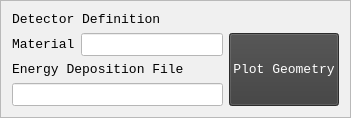
             <widget class="QFrame" name="frame_5">
              <property name="styleSheet">
               <string notr="true">background-color: rgb(240, 240, 240)</string>
              </property>
              <property name="frameShape">
               <enum>QFrame::StyledPanel</enum>
              </property>
              <property name="frameShadow">
               <enum>QFrame::Raised</enum>
              </property>
              <layout class="QVBoxLayout" name="verticalLayout_7">
               <item>
                <widget class="QLabel" name="label_51">
                 <property name="maximumSize">
                  <size>
                   <width>160</width>
                   <height>25</height>
                  </size>
                 </property>
                 <property name="font">
                  <font>
                   <family>Courier New</family>
                   <pointsize>12</pointsize>
                   <weight>50</weight>
                   <italic>false</italic>
                   <bold>false</bold>
                  </font>
                 </property>
                 <property name="styleSheet">
                  <string notr="true">font: 12pt &quot;Courier New&quot;;</string>
                 </property>
                 <property name="text">
                  <string>&lt;html&gt;&lt;head/&gt;&lt;body&gt;&lt;p&gt;&lt;span style=&quot; font-size:10pt;&quot;&gt;Detector Definition&lt;/span&gt;&lt;/p&gt;&lt;/body&gt;&lt;/html&gt;</string>
                 </property>
                </widget>
               </item>
               <item>
                <layout class="QHBoxLayout" name="horizontalLayout_17">
                 <item>
                  <layout class="QVBoxLayout" name="verticalLayout_6" stretch="1,1">
                   <item>
                    <layout class="QHBoxLayout" name="horizontalLayout_16">
                     <item>
                      <widget class="QLabel" name="label_20">
                       <property name="maximumSize">
                        <size>
                         <width>120</width>
                         <height>16777215</height>
                        </size>
                       </property>
                       <property name="font">
                        <font>
                         <family>Courier New</family>
                         <pointsize>10</pointsize>
                         <weight>50</weight>
                         <italic>false</italic>
                         <bold>false</bold>
                        </font>
                       </property>
                       <property name="styleSheet">
                        <string notr="true">font: 10pt &quot;Courier New&quot;;</string>
                       </property>
                       <property name="text">
                        <string>&lt;html&gt;&lt;head/&gt;&lt;body&gt;&lt;p&gt;Material&lt;/p&gt;&lt;/body&gt;&lt;/html&gt;</string>
                       </property>
                      </widget>
                     </item>
                     <item>
                      <widget class="QLineEdit" name="lineEditMaterialFile">
                       <property name="font">
                        <font>
                         <family>Courier New</family>
                         <pointsize>10</pointsize>
                         <weight>50</weight>
                         <italic>false</italic>
                         <bold>false</bold>
                        </font>
                       </property>
                       <property name="styleSheet">
                        <string notr="true">font: 10pt &quot;Courier New&quot;;
background-color: rgb(255, 255, 255);</string>
                       </property>
                       <property name="text">
                        <string/>
                       </property>
                      </widget>
                     </item>
                    </layout>
                   </item>
                   <item>
                    <layout class="QVBoxLayout" name="verticalLayout_5">
                     <item>
                      <widget class="QLabel" name="label_21">
                       <property name="maximumSize">
                        <size>
                         <width>200</width>
                         <height>25</height>
                        </size>
                       </property>
                       <property name="font">
                        <font>
                         <family>Courier New</family>
                         <pointsize>10</pointsize>
                         <weight>50</weight>
                         <italic>false</italic>
                         <bold>false</bold>
                        </font>
                       </property>
                       <property name="styleSheet">
                        <string notr="true">font: 10pt &quot;Courier New&quot;;</string>
                       </property>
                       <property name="text">
                        <string>&lt;html&gt;&lt;head/&gt;&lt;body&gt;&lt;p&gt;&lt;span style=&quot; font-size:10pt;&quot;&gt;Energy Deposition File&lt;/span&gt;&lt;/p&gt;&lt;/body&gt;&lt;/html&gt;</string>
                       </property>
                      </widget>
                     </item>
                     <item>
                      <widget class="QLineEdit" name="lineEditEnergzDepFile">
                       <property name="maximumSize">
                        <size>
                         <width>8000</width>
                         <height>25</height>
                        </size>
                       </property>
                       <property name="font">
                        <font>
                         <family>Courier New</family>
                         <pointsize>10</pointsize>
                         <weight>50</weight>
                         <italic>false</italic>
                         <bold>false</bold>
                        </font>
                       </property>
                       <property name="styleSheet">
                        <string notr="true">font: 10pt &quot;Courier New&quot;;
background-color: rgb(255, 255, 255);</string>
                       </property>
                      </widget>
                     </item>
                    </layout>
                   </item>
                  </layout>
                 </item>
                 <item>
                  <widget class="QPushButton" name="pushButtonPlotGeometrz">
                   <property name="sizePolicy">
                    <sizepolicy hsizetype="Minimum" vsizetype="Minimum">
                     <horstretch>0</horstretch>
                     <verstretch>0</verstretch>
                    </sizepolicy>
                   </property>
                   <property name="minimumSize">
                    <size>
                     <width>100</width>
                     <height>20</height>
                    </size>
                   </property>
                   <property name="font">
                    <font>
                     <family>Courier New</family>
                     <pointsize>10</pointsize>
                     <weight>50</weight>
                     <italic>false</italic>
                     <bold>false</bold>
                    </font>
                   </property>
                   <property name="styleSheet">
                    <string notr="true">background-color: rgb(61, 61, 61);
color: rgb(255, 255, 255);
font: 10pt &quot;Courier New&quot;;</string>
                   </property>
                   <property name="text">
                    <string>Plot Geometry</string>
                   </property>
                   <property name="iconSize">
                    <size>
                     <width>15</width>
                     <height>4</height>
                    </size>
                   </property>
                  </widget>
                 </item>
                </layout>
               </item>
              </layout>
             </widget>
